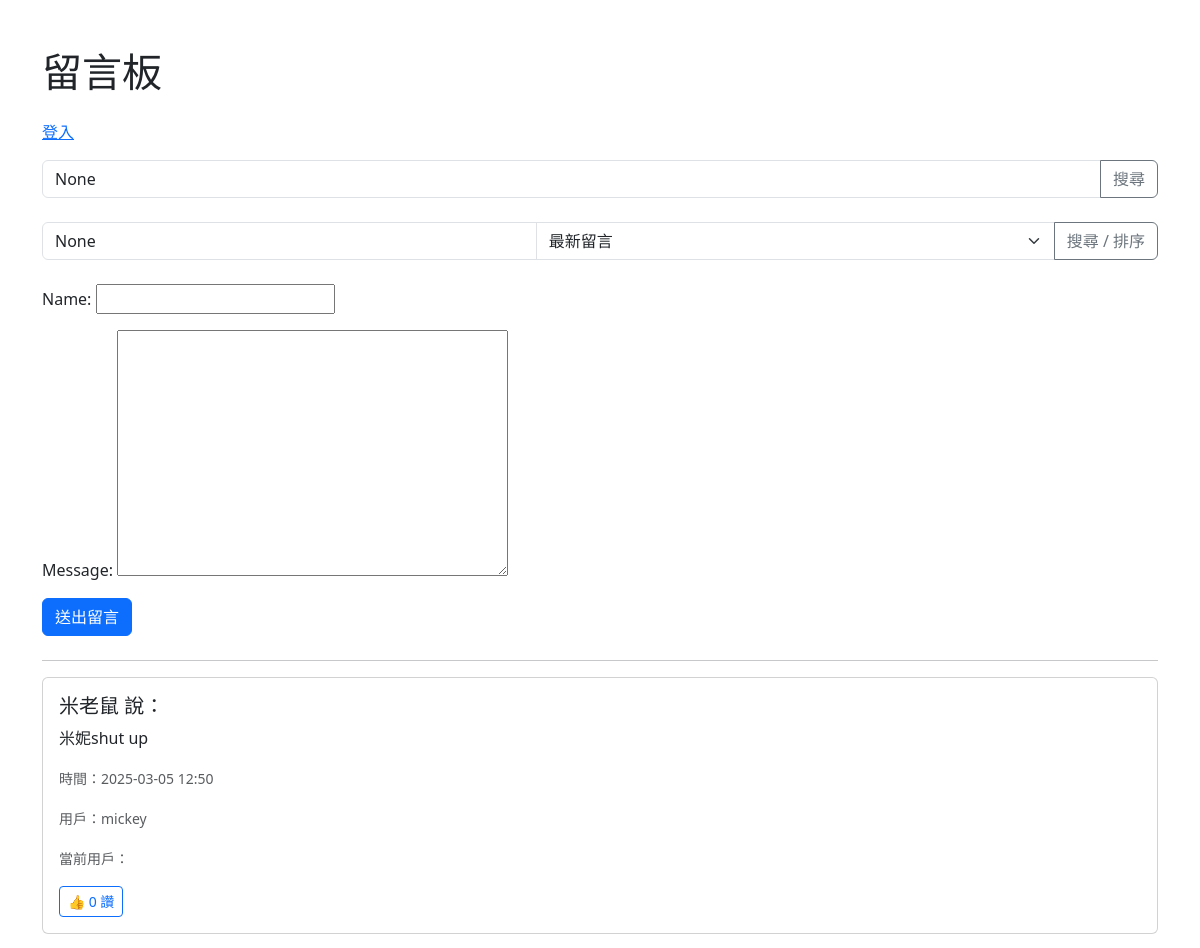
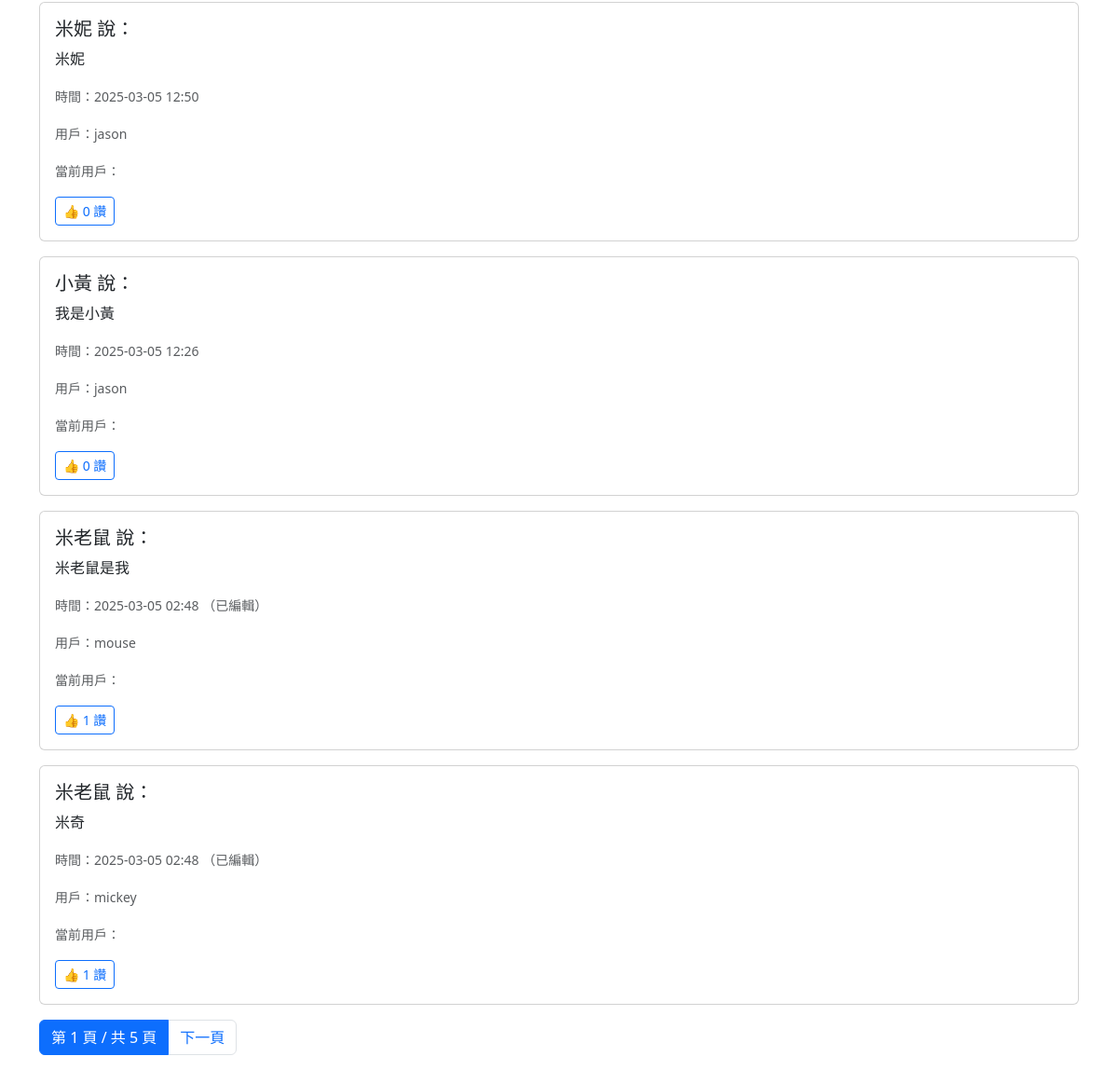
The page / on the database its author committed (2 pictures, top to bottom).
### board/models.py (models this page shows)
class Message(models.Model):
    user = models.ForeignKey(User, on_delete=models.CASCADE)
    name = models.CharField(max_length=100)
    message = models.TextField()
    created_at = models.DateTimeField(auto_now_add=True)
    updated_at = models.DateTimeField(auto_now=True)
    likes = models.ManyToManyField(User, related_name='liked_messages', blank=True)

### board/views.py (the view)
# urls.py: path('', message_list, name='message_list'),
def message_list(request):
    if request.method == 'POST':
        if not request.user.is_authenticated:
            return redirect('login')
        form = MessageForm(request.POST)
        if form.is_valid():
            message = form.save(commit=False)
            message.user = request.user
            message.save()
            mail_admins(
                subject='📢 有新留言',
                message=f'{request.user.username} 留言：「{message.message}」'
            )
            return redirect('/')
    else:
        form = MessageForm()
    query = request.GET.get('q')
    sort = request.GET.get('sort', 'newest')
    if query:
        messages_list = Message.objects.filter(message__icontains=query)
    else:
        messages_list = Message.objects.all()
    if sort == 'oldest':
        messages_list = messages_list.order_by('created_at')
    elif sort == 'likes':
        messages_list = messages_list.annotate(like_count=models.Count('likes')).order_by('-like_count')
    else:
        messages_list = messages_list.order_by('-created_at')
    paginator = Paginator(messages_list, 5)
    page_number = request.GET.get('page')
    messages = paginator.get_page(page_number)
    return render(request, 'board/message_list.html', {'form': form, 'messages': messages, 'query': query, 'sort': sort})

### board/forms.py
class MessageForm(forms.ModelForm):
    class Meta:
        model = Message
        fields = ['name', 'message']

### board/templates/board/message_list.html (shortened to what this page needs)
<!DOCTYPE html>
<html lang="zh-TW">
<head>
    <link href="https://cdn.jsdelivr.net/npm/bootstrap@5.3.2/dist/css/bootstrap.min.css" rel="stylesheet">
</head>
<body class="container mt-5">
<h1 class="mb-4">留言板</h1>
{% if user.is_authenticated %}
  <p>👋 歡迎，{{ user.username }}！
    <a href="#" onclick="document.getElementById('logout-form').submit();">登出</a>
  </p>
  <form id="logout-form" action="{% url 'logout' %}" method="post" style="display: none;">
    {% csrf_token %}
  </form>
{% else %}
  <p><a href="{% url 'login' %}">登入</a></p>
{% endif %}
<form method="GET" class="mb-4">
    <div class="input-group">
        <input type="text" name="q" class="form-control" placeholder="搜尋留言內容" value="{{ query }}">
        <button type="submit" class="btn btn-outline-secondary">搜尋</button>
    </div>
</form>
<form method="GET" class="mb-4">
    <div class="input-group">
        <input type="text" name="q" class="form-control" placeholder="搜尋留言內容" value="{{ query }}">
        <select name="sort" class="form-select">
            <option value="newest" {% if sort == 'newest' %}selected{% endif %}>最新留言</option>
        </select>
        <button type="submit" class="btn btn-outline-secondary">搜尋 / 排序</button>
    </div>
</form>
<form method="POST" class="mb-4">
    <div class="mb-3">
        {{ form.name.label_tag }}
        {{ form.name }}
    </div>
    <div class="mb-3">
        {{ form.message.label_tag }}
        {{ form.message }}
    </div>
    <button type="submit" class="btn btn-primary">送出留言</button>
</form>
<hr>
{% for message in messages %}
    <div class="card mb-3">
        <div class="card-body">
            <h5 class="card-title">{{ message.name }} 說：</h5>
            <p class="card-text">{{ message.message }}</p>
            <p class="card-text">
                <small class="text-muted">
                  時間：{{ message.updated_at|date:"Y-m-d H:i" }}
                  {% if message.updated_at != message.created_at %}
                    （已編輯）
                  {% endif %}
                </small>
              </p>
            <p class="card-text"><small class="text-muted">用戶：{{ message.user.username }}</small></p>
            <p class="card-text"><small class="text-muted">當前用戶：{{ user.username }}</small></p>
            <form action="{% url 'like_message' message.id %}" method="post" style="display: inline;">
                <button type="submit" class="btn btn-outline-primary btn-sm">
                    👍 {{ message.likes.count }} 讚
                </button>
            </form>
        </div>
    </div>
{% empty %}
    <p>目前沒有留言。</p>
{% endfor %}
<nav aria-label="留言分頁">
    <ul class="pagination">
      <li class="page-item active">
        <span class="page-link">
          第 {{ messages.number }} 頁 / 共 {{ messages.paginator.num_pages }} 頁
        </span>
      </li>
      {% if messages.has_next %}
        <li class="page-item">
          <a class="page-link" href="?page={{ messages.next_page_number }}">下一頁</a>
        </li>
      {% endif %}
    </ul>
</nav>
</body>
</html>

### rows shown on the page
Message: name "米老鼠", message "米妮shut up", updated_at "2025-03-05 12:50", user.username "mickey", likes.count "0"
Message: name "米妮", message "米妮", updated_at "2025-03-05 12:50", user.username "jason", likes.count "0"
Message: name "小黃", message "我是小黃", updated_at "2025-03-05 12:26", user.username "jason", likes.count "0"
Message: name "米老鼠", message "米老鼠是我", updated_at "2025-03-05 02:48", shows "（已編輯）", user.username "mouse", likes.count "1"
Message: name "米老鼠", message "米奇", updated_at "2025-03-05 02:48", shows "（已編輯）", user.username "mickey", likes.count "1"

### other values the page prints
{{ messages.number }} "1"
{{ messages.paginator.num_pages }} "5"
